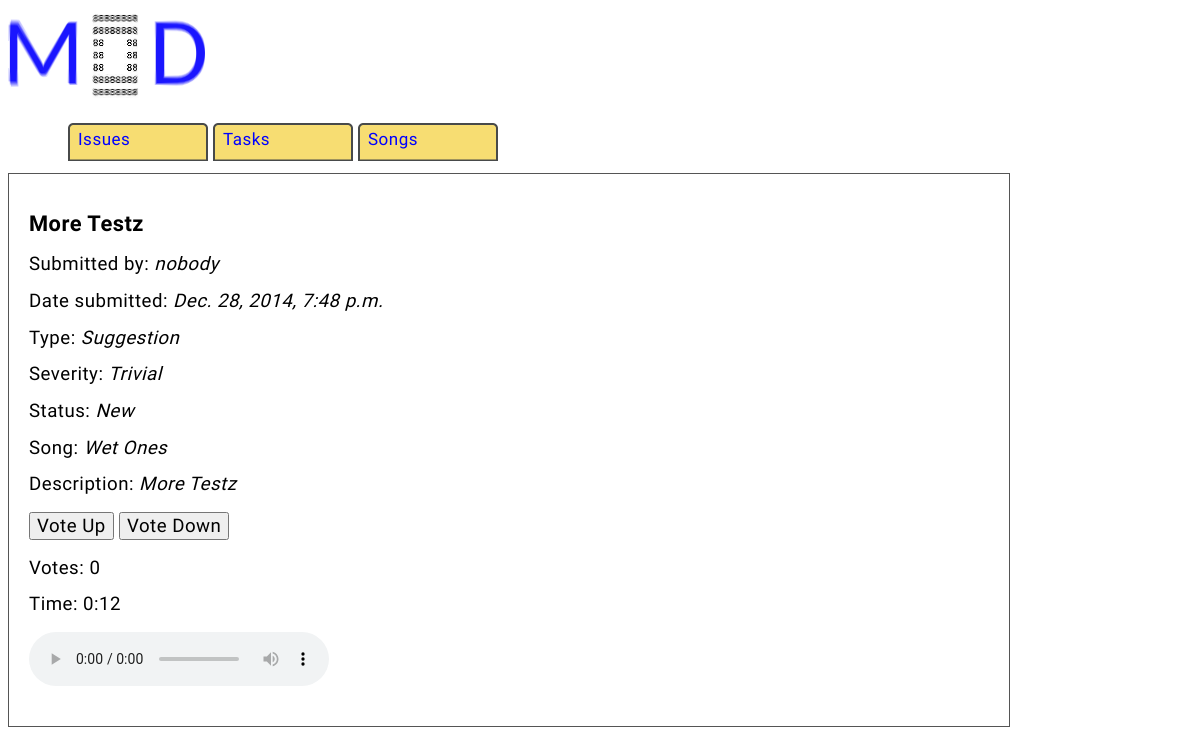
Screenshot of /issues/10/ with the database file from the repository.
### issues/models.py (models this page shows, shortened)
class Issue(models.Model):
    def is_new(self):
        return self.status == 'New'
    def timecode(self):
        minutes = self.seconds / 60
        seconds = self.seconds % 60
        return "%d:%02d" % (minutes, seconds)
    is_new.boolean = True
    title = models.CharField(max_length=50)
    description = models.CharField(max_length=1000)
    date = models.DateTimeField('date')
    typeof = models.CharField(max_length=100, choices=TYPE_CHOICES, default='Suggestion')
    severity = models.CharField(max_length = 100, choices=SEVERITY_CHOICES, default='Trivial')
    status = models.CharField(max_length = 50, choices=STATUS_CHOICES, default='New')
    votes = models.IntegerField(default=0)
    song = models.ForeignKey(Song)
    seconds = models.IntegerField(default=0)
    postedby = models.CharField(max_length=30, default='nobody')

class Song(models.Model):
    title = models.CharField(max_length=50, default='')
    notes = models.CharField(max_length=200, default='None')
    url = models.CharField(max_length=500, default='')

### issues/views.py (the view)
# urls.py: url(r'^(?P<pk>\d+)/$', views.DetailView.as_view(), name='detail'),
class DetailView(generic.DetailView):
    model = Issue
    template_name = 'issues/detail.html'

### issues/templates/issues/detail.html (shortened to what this page needs)
{% load staticfiles %}
<link rel="stylesheet" type="text/css" href="{% static 'issues/style.css' %}"/>
<head>
</head>
<body>
<header id='header'>
    <img src="{% static 'issues/images/mod.png' %}"/>
    <div class='top'>
        <ul>
            <a href="{% url 'issues:index' %}"><li>Issues</li></a>
            <a href="{% url 'issues:task_index' %}"><li>Tasks</li></a>
            <a href="{% url 'issues:song_index' %}"><li>Songs</li></a>
        </ul>
    </div>
</header>
<div class='details'>
<h3>{{ issue.title }}</h3>
<div class='detail'>
    <p>Submitted by: <i>{{ issue.postedby }}</i></p>
    <p>Date submitted: <i>{{ issue.date }}</i></p>
    <p>Type: <i>{{ issue.typeof }}</i></p>
    <p>Severity: <i>{{ issue.severity }}</i></p>
    <p>Status: <i>{{ issue.status }}</i></p>
    {% if issue.song.title != 'General' %}
        <p>Song: <i>{{ issue.song.title }}</i></p>
    {% endif %}
    <div class='description'><p>Description: <i>{{ issue.description }}</i></p></div>
<form action="{% url 'issues:vote' issue.id %}" method="post">
    <input type='submit' name='voteup' value='Vote Up'>
    <input type='submit' name='votedown' value='Vote Down'>
</form>
<p>Votes: {{ issue.votes }}</p>
<p>Time: {{ issue.timecode }}</p>
{% if issue.song.url != '' %}
<audio controls id="song">
  <source src="{{ issue.song.url }}" type="audio/mpeg">
</audio>
{% endif %}
</div>
</div>
</body>

### issues/static/issues/style.css (style rules this page uses)
body,input,textarea,select { font-family: 'Source Sans Pro', sans-serif; font-weight: 300; font-size: 14pt; line-height: 1.75em; color: #000000; letter-spacing: 0.5px; }
.top { float: left; width:960px; padding:0px 20px 0px 20px; }
.top a { text-decoration: none; }
.top a:link { color: #0000FF; }
.top li { float: left; width: 125px; height: 50px; margin-top: 1px; text-align: left; font-size: 17px; background:url('images/tab.png'); background-repeat: no-repeat; list-style-type: none; padding: 0px 10px; }
#header { float: left; }
#header img { float: left; }
.details { float:left; width:960px; padding:20px 20px 40px 20px; line-height:18px; border: 1px solid #555555; }

### rows the page displays
Issue: title "More Testz", postedby "nobody", date "Dec. 28, 2014, 7:48 p.m.", typeof "Suggestion", severity "Trivial", status "New", song "Wet Ones", description "More Testz", votes "0", timecode "0:12"
